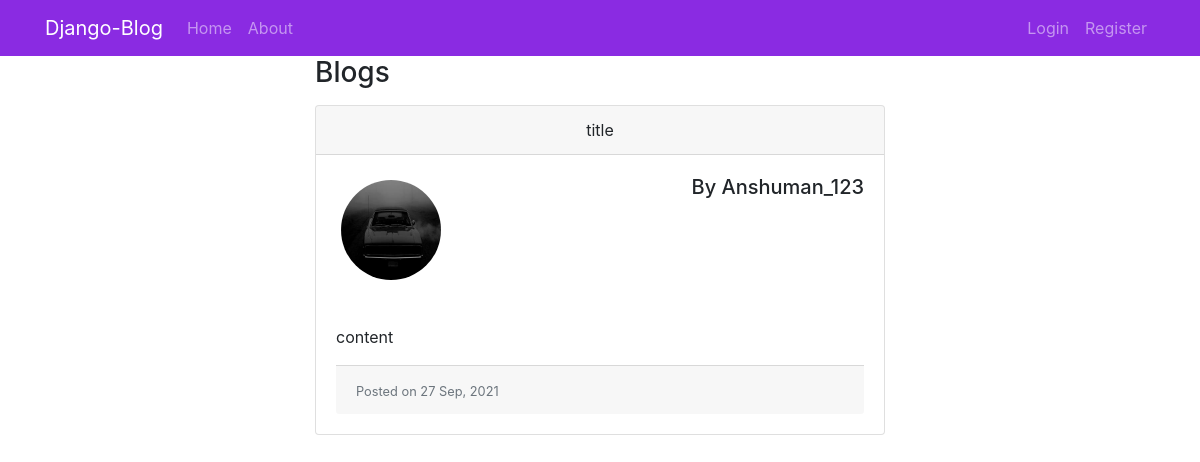
/post/5/, run on the app's committed database.
### blog/models.py (models this page shows, shortened)
class Post(models.Model): #here the post class inherits the Models class
    title = models.CharField(max_length=100)
    content = models.TextField()
    date_posted = models.DateTimeField(default = timezone.now) #adding the auto_now_add at the end wil set the date_posted to current date time only when the obejct is created
    author = models.ForeignKey(User,on_delete=models.CASCADE)

### users/models.py (models this page shows, shortened)
class Profile(models.Model):
    user = models.OneToOneField(User, on_delete=models.CASCADE)
    image = models.ImageField(default='default.jpg' , upload_to = 'profile_pics')

### blog/views.py (the view)
# urls.py: path('post/<int:pk>/',PostDetailView.as_view(),name='post-detail'),
class PostDetailView(DetailView):
    model = Post

### blog/templates/blog/post_detail.html (shortened to what this page needs)
{%extends "blog/base.html" %} {% block content %}
<div class="container" style="width: 50%;">
    <h3>Blogs</h3>
    <div class="card" style="margin-top: 15px;">
        <div class="card-header text-center">
            {{object.title}}
        </div>
        <div class="card-body">
            <img src="{{ object.author.profile.image.url }}" style="float:left;border-radius:50%;width:100px;height:100px;margin:5px;">
            <h5 class="card-title" style="float: right;">By {{object.author}} </h5>
        </div>
        <div class="card-body">
            <p class="card-text">{{object.content}}</p>
            <div class="card-footer text-muted">
                <small> Posted on {{object.date_posted|date:"d M, Y"}}</small>
            </div>
        </div>
    </div>
</div>
{% endblock content %}

### data on the page
Post: title "title", author.profile.image (placeholder picture), author "Anshuman_123", content "content", date_posted "27 Sep, 2021"
